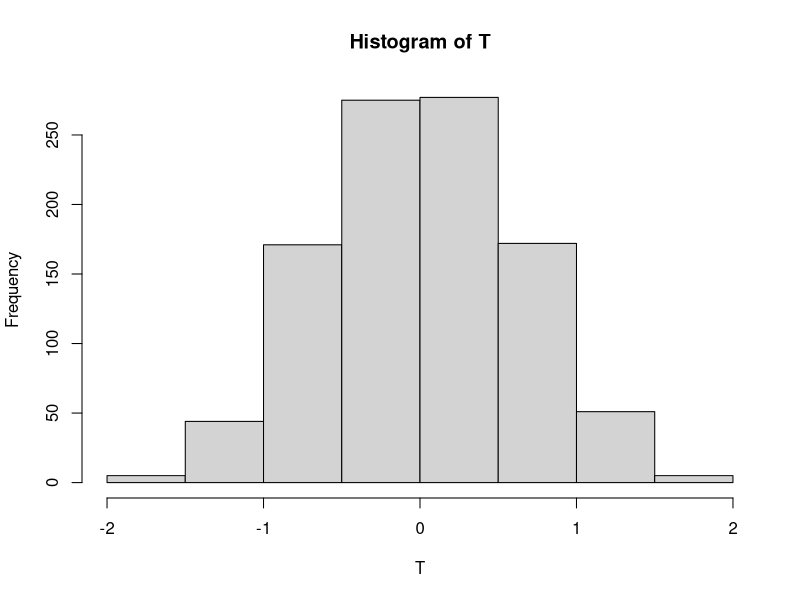
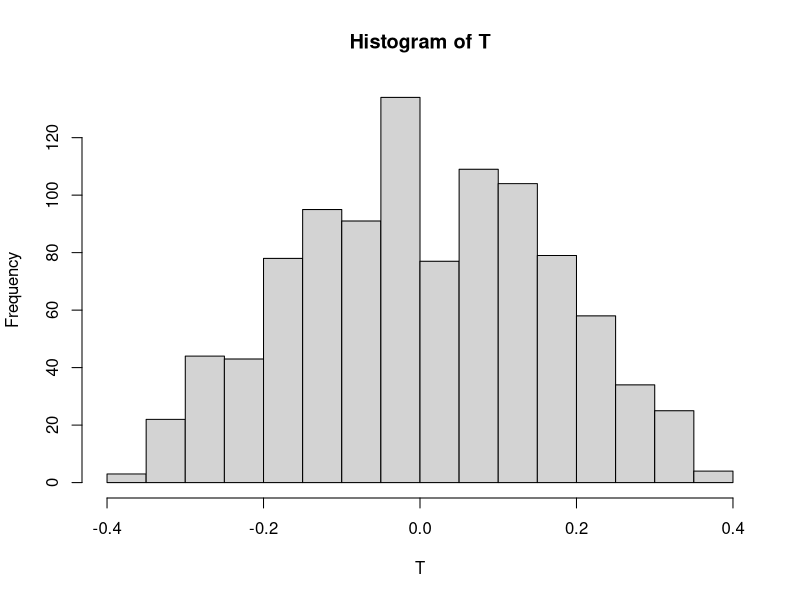
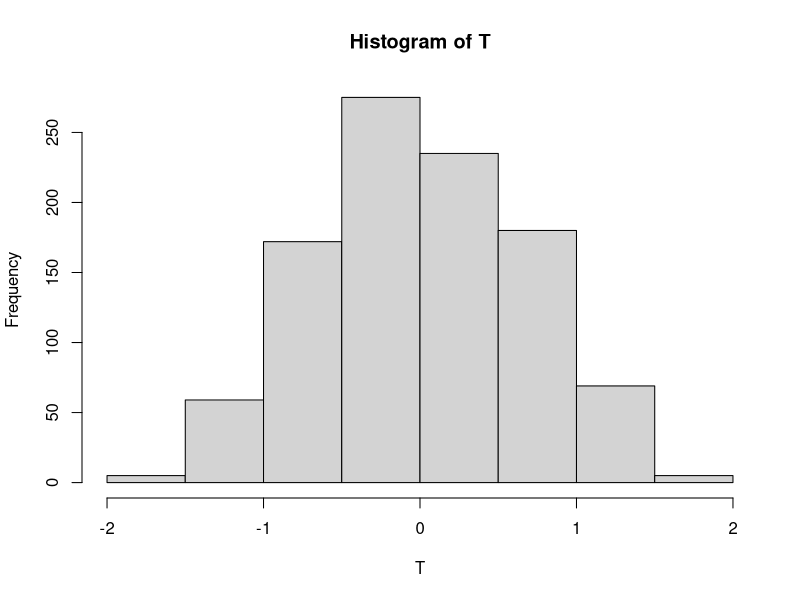
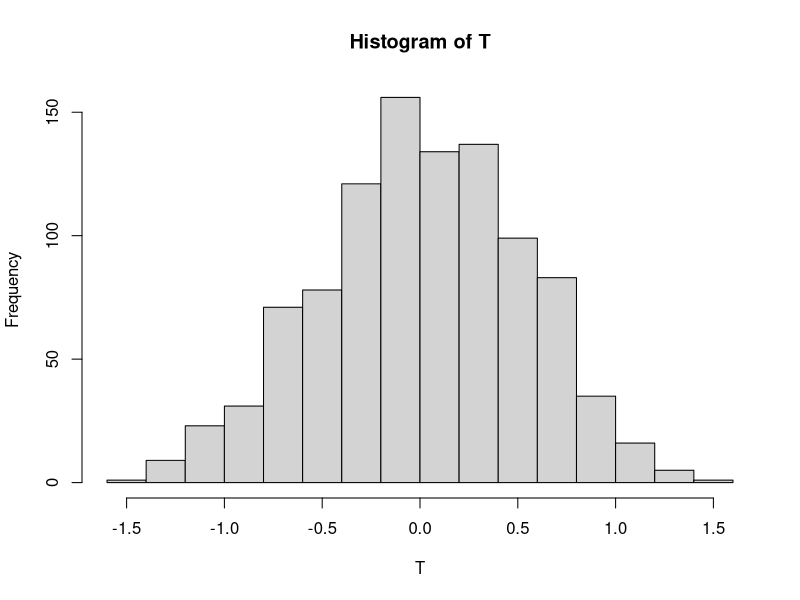
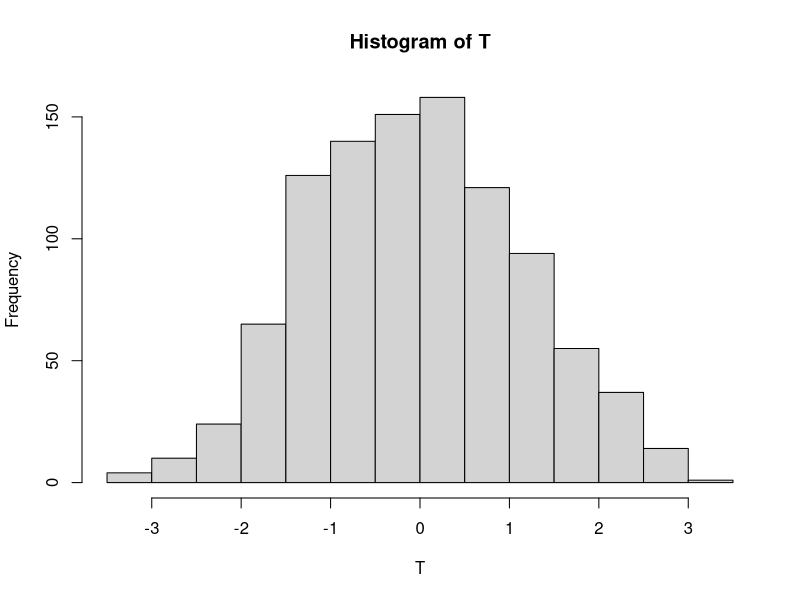

Here is the R script that generated these plots, in order:
#trump
#orlen
x1przed=c(81.50,
          83.78,
          87.28,
          89.70,
          89.86,
          89.96,
          86.70)

x1po=c(86.42,
       84.30,
       85.24,
       87.40,
       86.50,
       84.90,
       86.50)

x1pog=x1po[length(x1po):1]
x1pog
x1przedg=x1przed[length(x1przed):1]
x1przedg


dane=c(x1przedg,x1pog)
dane
t=c(1:7)

a01=lm(x1przedg~t)$coefficients[2]
a02=lm(x1pog~t)$coefficients[2]
a01
a02
T0=a01-a02
T0

T=c()
N=1000
for (i in 1:N) {
        danep=sample(dane)
        T[i]=(lm(danep[1:7]~t)$coefficients[2])-lm(danep[8:14]~t)$coefficients[2]
}

hist(T)
T0
ASL=sum(abs(T)>=abs(T0))/1000
ASL
#blisko ale h0 
#indykpol
x2przed=c(83.50,
          83.50,
          83.50,
          83.50,
          83.50,
          83.50,
          84.00)

x2po=c(83.50,
       82.00,
       82.00,
       83.50,
       83.50,
       83.50,
       83.50)

x2pog=x2po[length(x2po):1]
x2pog
x2przedg=x2przed[length(x2przed):1]
x2przedg

dane=c(x2przedg,x2pog)
dane
t=c(1:7)
a01=lm(x2przedg~t)$coefficients[2]
a02=lm(x2pog~t)$coefficients[2]
a01
a02
T0=a01-a02
T0

T=c()
N=1000
for (i in 1:N) {
        danep=sample(dane)
        T[i]=(lm(danep[1:7]~t)$coefficients[2])-lm(danep[8:14]~t)$coefficients[2]
}
hist(T)
T0
ASL=sum(abs(T)>=abs(T0))/1000
ASL


#unicredit

x3przed=c(76.32,
          76.00,
          76.00,
          76.00,
          75.64,
          74.38,
          73.79)

x3po=c(70.45,
       70.85,
       70.85,
       70.91,
       76.20,
       76.20,
       76.25)

x3pog=x3po[length(x3po):1]
x3pog
x3przedg=x3przed[length(x3przed):1]
x3przedg

dane=c(x3przedg,x3pog)
dane
t=c(1:7)
a01=lm(x3przedg~t)$coefficients[2]
a02=lm(x3pog~t)$coefficients[2]
T0=a01-a02
a01
a02
T0

T=c()
N=1000
for (i in 1:N) {
        danep=sample(dane)
        T[i]=(lm(danep[1:7]~t)$coefficients[2])-lm(danep[8:14]~t)$coefficients[2]
}

ASL=sum(abs(T)>=abs(T0))/1000
hist(T)
T0
ASL
#bardzo silna h1 
#kghm

x4przed=c(91.98,
          92.70,
          95.80,
          93.64,
          92.24,
          93.24,
          91.00)

x4po=c(95.00,
       92.20,
       92.20,
       95.00,
       97.50,
       97.00,
       93.50)

x4pog=x4po[length(x4po):1]
x4pog
x4przedg=x4przed[length(x4przed):1]
x4przedg

dane=c(x4przedg,x4pog)
dane
t=c(1:7)
a01=lm(x4przedg~t)$coefficients[2]
a02=lm(x4pog~t)$coefficients[2]
T0=a01-a02
a01
a02
T0

T=c()
N=1000
for (i in 1:N) {
        danep=sample(dane)
        T[i]=(lm(danep[1:7]~t)$coefficients[2])-lm(danep[8:14]~t)$coefficients[2]
}

hist(T)
T0
ASL=sum(abs(T)>=abs(T0))/1000
ASL

#zywiec 

x5przed=c(480.00,
          480.00,
          472.00,
          480.00,
          470.00,
          470.00,
          480.00)

x5po=c(472.00,
       476.00,
       474.00,
       470.00,
       476.00,
       470.00,
       482.00)


x5pog=x5po[length(x5po):1]
x5pog
x5przedg=x5przed[length(x5przed):1]
x5przedg

dane=c(x5przedg,x5pog)
dane
t=c(1:7)
a01=lm(x5przedg~t)$coefficients[2]
a02=lm(x5pog~t)$coefficients[2]
T0=a01-a02
a01
a02
T0

T=c()
N=1000
for (i in 1:N) {
        danep=sample(dane)
        T[i]=(lm(danep[1:7]~t)$coefficients[2])-lm(danep[8:14]~t)$coefficients[2]
}
hist(T)
T0
ASL=sum(abs(T)>=abs(T0))/1000
ASL
#h0